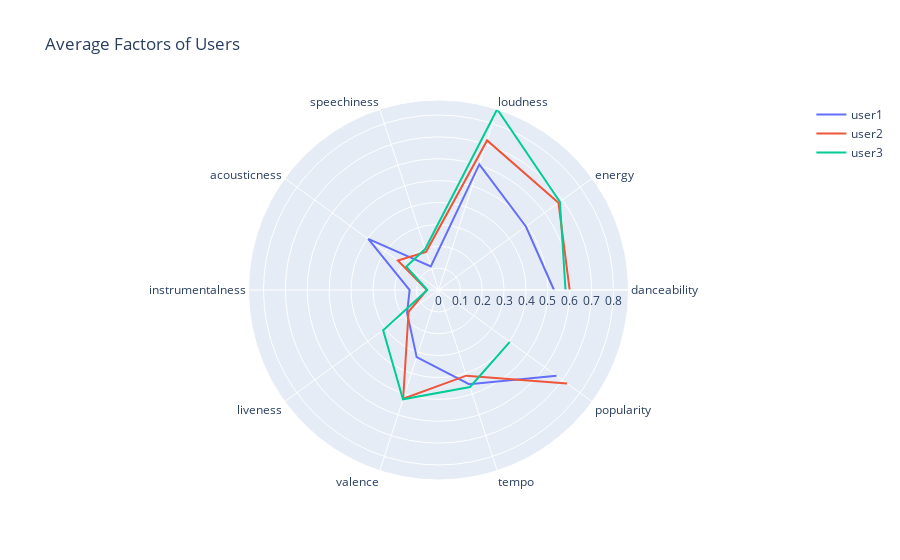

Notebook cell for this chart:
### Code cell
fig = go.Figure()

for i in range(len(ave_users_pref)):
    fig.add_trace(go.Scatterpolar(
            r = ave_users_pref.iloc[i],
            theta = relevant_qualities,
            mode = 'lines',
            name = ave_users_pref.index[i],
        ))
    
fig.update_layout(
    title = 'Average Factors of Users',
    showlegend = True
)

fig.show()

### Figure 1 — Plotly figure (JSON) as saved in the notebook; plotly's stock layout.template omitted (floating-point values rounded to 4 significant figures)
{"data": [{"mode": "lines", "name": "user1", "r": [0.528, 0.494, 0.6039, 0.1136, 0.3972, 0.1319, 0.1776, 0.3227, 0.4528, 0.6671], "theta": ["danceability", "energy", "loudness", "speechiness", "acousticness", "instrumentalness", "liveness", "valence", "tempo", "popularity"], "type": "scatterpolar"}, {"mode": "lines", "name": "user2", "r": [0.5997, 0.6779, 0.719, 0.1834, 0.2297, 0.05317, 0.1691, 0.523, 0.4116, 0.7268], "theta": ["danceability", "energy", "loudness", "speechiness", "acousticness", "instrumentalness", "liveness", "valence", "tempo", "popularity"], "type": "scatterpolar"}, {"mode": "lines", "name": "user3", "r": [0.5806, 0.6859, 0.8686, 0.1969, 0.1818, 0.05116, 0.3127, 0.5254, 0.4661, 0.4029], "theta": ["danceability", "energy", "loudness", "speechiness", "acousticness", "instrumentalness", "liveness", "valence", "tempo", "popularity"], "type": "scatterpolar"}], "layout": {"showlegend": true, "title": {"text": "Average Factors of Users"}}}
